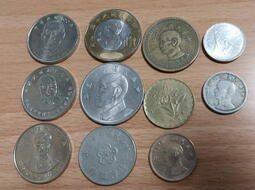
%> input picture class_2/a.jpg, 255 x 190 px
$ octave histogram.m   (GNU Octave 9; MATLAB toolbox functions it lacks are replaced by stand-ins)
%> lines starting %> are read from the running program, lines starting %| are printed output that depends on the picture
clc;clear;close all;

ori_img = imread("a.jpg");
%> ori_img is the input picture: size 190x255x3 uint8; mean R, G, B 135, 125, 115
result = histeq(ori_img);
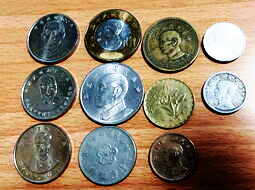
%> result: size 190x255x3 uint8; mean R, G, B 146, 129, 104.8

subplot(2, 2, 1);
imshow(ori_img);

subplot(2, 2, 3);
imhist(ori_img);

subplot(2, 2, 2);
imshow(result);

subplot(2, 2, 4);
imhist(result);
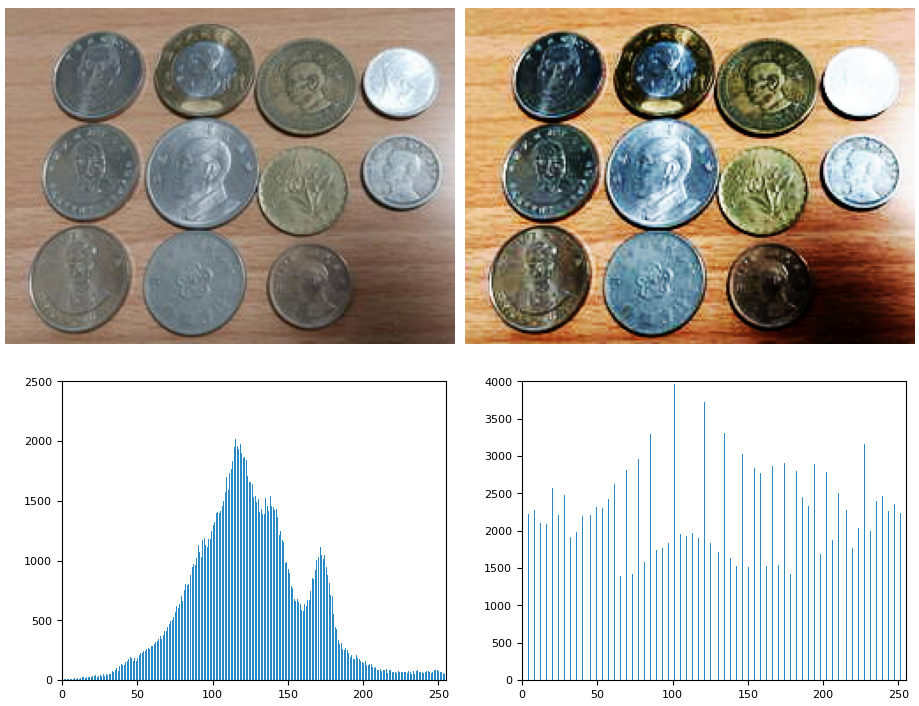
%> figure redrawn from the program's plot data, 4 panels
